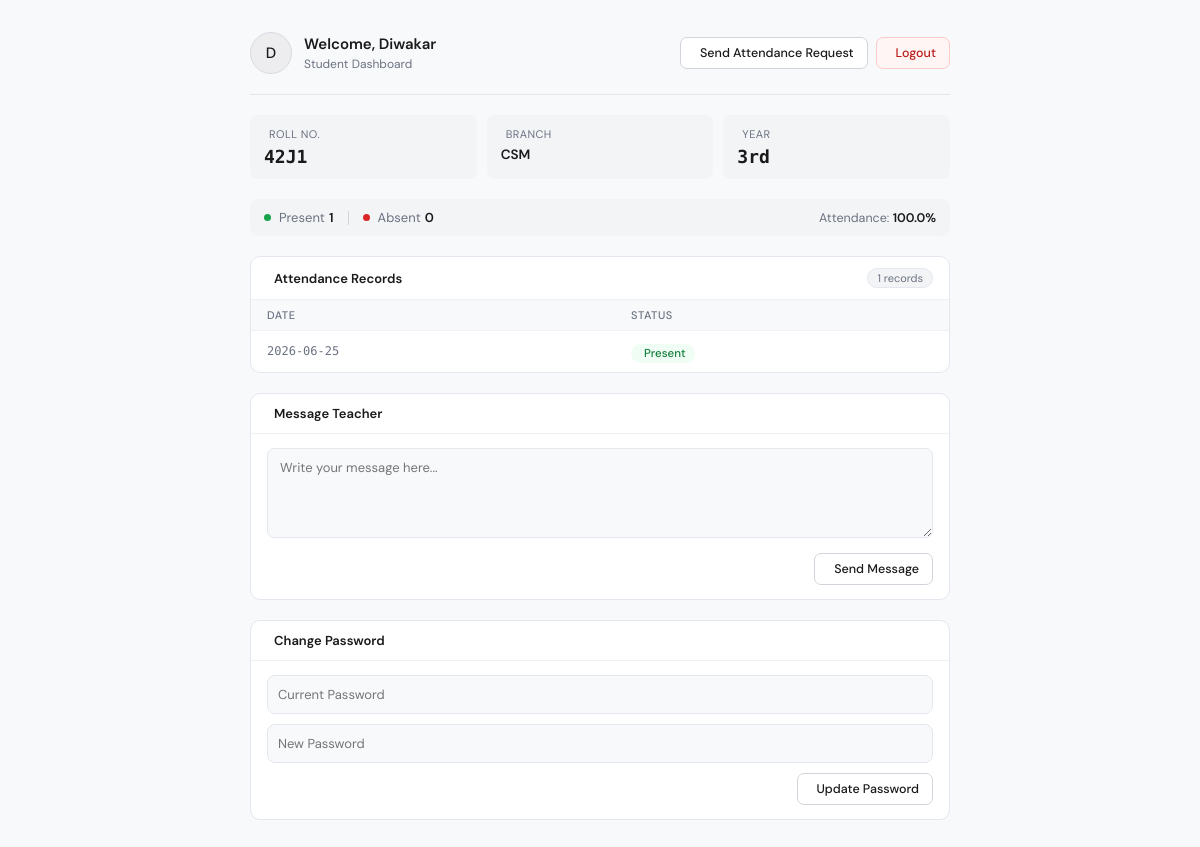
/student_dashboard (signed in), run on the app's committed database.
### tables this page shows
CREATE TABLE students (roll TEXT, name TEXT, branch TEXT, year TEXT, password TEXT, admin_id INTEGER);

CREATE TABLE attendance (
    roll TEXT,
    name TEXT,
    date TEXT,
    status TEXT
, admin_id INTEGER);

### app.py (the view)
@app.route("/student_dashboard")
def student_dashboard():
    if "student_roll" not in session:
        return redirect("/student_login")
    roll = session["student_roll"]
    conn = get_db()
    student = conn.execute(
        "SELECT * FROM students WHERE roll=?",
        (roll,)
    ).fetchone()
    attendance = conn.execute(
        "SELECT * FROM attendance WHERE roll=?",
        (roll,)
    ).fetchall()
    notices = conn.execute(
        "SELECT * FROM notices ORDER BY id DESC"
    ).fetchall()
    conn.close()
    return render_template(
        "student_dashboard.html",
        student=student,
        attendance=attendance,
        notices=notices
    )

### app.py (called while the page is built)
def get_db():
    return sqlite3.connect("attendance.db")

### templates/student_dashboard.html (shortened to what this page needs)
<!DOCTYPE html>
<html lang="en">
<head>
  <link rel="stylesheet" href="https://cdn.jsdelivr.net/npm/@tabler/icons-webfont@latest/tabler-icons.min.css">
</head>
<body>
<div class="dashboard">
  <div class="header">
    <div class="header-left">
      <div class="avatar">{{ student[1][0] }}</div>
      <div>
        <div class="header-title">Welcome, {{ student[1] }}</div>
        <div class="header-sub">Student Dashboard</div>
      </div>
    </div>
    <div class="header-actions">
      <form action="/send_request" method="post" style="margin:0">
        <button type="submit" class="btn">
           Send Attendance Request
        </button>
      </form>
      <a href="/student_logout" class="btn btn-logout">
         Logout
      </a>
    </div>
  </div>
  <div class="info-grid">
    <div class="info-card">
      <div class="info-label"> Roll No.</div>
      <div class="info-value">{{ student[0] }}</div>
    </div>
    <div class="info-card">
      <div class="info-label"> Branch</div>
      <div class="info-value text-val">{{ student[2] }}</div>
    </div>
    <div class="info-card">
      <div class="info-label"> Year</div>
      <div class="info-value">{{ student[3] }}</div>
    </div>
  </div>
  {% if attendance %}
  <div class="summary-bar">
    <span class="sum-item">
      <span class="dot dot-present"></span>
      Present <b>{{ attendance | selectattr('3', 'equalto', 'Present') | list | length }}</b>
    </span>
    <span class="sum-item">
      <span class="dot dot-absent"></span>
      Absent <b>{{ attendance | rejectattr('3', 'equalto', 'Present') | list | length }}</b>
    </span>
    <span class="pct-text">
      Attendance: <b>{{ ((attendance | selectattr('3', 'equalto', 'Present') | list | length) / (attendance | length) * 100) | round(1) }}%</b>
    </span>
  </div>
  {% endif %}
  <div class="card">
    <div class="card-header">
      <div class="card-title"> Attendance Records</div>
      <span class="record-pill">{{ attendance|length }} records</span>
    </div>
    {% if attendance %}
    <table>
      <thead>
        <tr><th>Date</th><th>Status</th></tr>
      </thead>
      <tbody>
        {% for a in attendance %}
        <tr>
          <td class="date-col">{{ a[2] }}</td>
          <td>
            {% if a[3]|lower == 'present' %}
              <span class="badge badge-present"> Present</span>
            {% else %}
              <span class="badge badge-absent"><i class="ti ti-circle-x"></i> Absent</span>
            {% endif %}
          </td>
        </tr>
        {% endfor %}
      </tbody>
    </table>
    {% else %}
    <div class="empty-state">
      <i class="ti ti-calendar-off"></i>
      <p>No attendance records found.</p>
    </div>
    {% endif %}
  </div>
  <div class="card">
    <div class="card-header">
      <div class="card-title"> Message Teacher</div>
    </div>
    <div class="msg-body">
      <form action="/send_message" method="post">
        <textarea name="message" rows="4" placeholder="Write your message here..." required></textarea>
        <div class="msg-footer">
          <button type="submit" class="btn">
             Send Message
          </button>
        </div>
      </form>
    </div>
  </div>
  <div class="card">
    <div class="card-header">
      <div class="card-title">
         Change Password
      </div>
    </div>
    <div class="msg-body">
      <form action="/change_password" method="post">
        <div class="pw-wrap">
          <input type="password" id="current_password" name="current_password" placeholder="Current Password" required>
        </div>
        <div class="pw-wrap">
          <input type="password" id="new_password" name="new_password" placeholder="New Password" required>
        </div>
        <div class="msg-footer">
          <button type="submit" class="btn">
             Update Password
          </button>
        </div>
      </form>
    </div>
  </div>
</div>
</body>
</html>

### templates/student_dashboard.html (style rules this page uses)
*, *::before, *::after { box-sizing: border-box; margin: 0; padding: 0; }
body { font-family: 'DM Sans', sans-serif; background: #F8F9FB; min-height: 100vh; padding: 2rem 1.5rem; color: #1a1a1a; }
.dashboard { max-width: 700px; margin: auto; }
.header { display: flex; align-items: center; justify-content: space-between; padding-bottom: 1.25rem; border-bottom: 1px solid #E4E7ED; margin-bottom: 1.25rem; flex-wrap: wrap; gap: 10px; }
.header-left { display: flex; align-items: center; gap: 12px; }
.avatar { width: 42px; height: 42px; border-radius: 50%; background: #EDEDF0; border: 1px solid #D8DBE2; display: flex; align-items: center; justify-content: center; font-size: 15px; font-weight: 500; color: #1a1a1a; flex-shrink: 0; }
.header-title { font-size: 15px; font-weight: 600; color: #1a1a1a; }
.header-sub { font-size: 12px; color: #6B7280; margin-top: 2px; }
.header-actions { display: flex; gap: 8px; flex-wrap: wrap; }
.btn { display: inline-flex; align-items: center; gap: 6px; font-size: 12.5px; padding: 7px 13px; border-radius: 7px; cursor: pointer; font-family: 'DM Sans', sans-serif; font-weight: 500; border: 1px solid #D1D5DB; background: #fff; color: #1a1a1a; text-decoration: none; transition: background .12s; }
.btn-logout { color: #B91C1C; border-color: #FECACA; background: #FFF5F5; }
.info-grid { display: grid; grid-template-columns: repeat(3, 1fr); gap: 10px; margin-bottom: 1.25rem; }
.info-card { background: #F3F4F6; border-radius: 8px; padding: 12px 14px; }
.info-label { font-size: 11px; color: #6B7280; margin-bottom: 5px; display: flex; align-items: center; gap: 5px; text-transform: uppercase; letter-spacing: .04em; }
.info-value { font-size: 18px; font-weight: 600; color: #1a1a1a; font-family: 'DM Mono', monospace; }
.info-value.text-val { font-size: 13.5px; font-family: 'DM Sans', sans-serif; }
.summary-bar { display: flex; align-items: center; gap: 14px; padding: 10px 14px; background: #F3F4F6; border-radius: 8px; margin-bottom: 1.25rem; font-size: 13px; flex-wrap: wrap; }
.dot { width: 7px; height: 7px; border-radius: 50%; display: inline-block; margin-right: 4px; }
.dot-present { background: #16A34A; }
.dot-absent { background: #DC2626; }
.sum-item { display: flex; align-items: center; gap: 4px; color: #6B7280; }
.sum-item b { color: #1a1a1a; font-weight: 600; }
.pct-text { margin-left: auto; font-size: 12.5px; color: #6B7280; }
.pct-text b { color: #1a1a1a; font-weight: 600; }
.card { background: #fff; border: 1px solid #E4E7ED; border-radius: 10px; overflow: hidden; margin-bottom: 1.25rem; }
.card-header { padding: 11px 16px; border-bottom: 1px solid #F0F1F4; display: flex; align-items: center; justify-content: space-between; }
.card-title { font-size: 13px; font-weight: 600; color: #1a1a1a; display: flex; align-items: center; gap: 7px; }
.record-pill { font-size: 11px; color: #6B7280; background: #F3F4F6; border-radius: 20px; padding: 2px 9px; border: 1px solid #E4E7ED; }
table { width: 100%; border-collapse: collapse; font-size: 13px; }
thead tr { background: #F8F9FB; }
th { padding: 8px 16px; text-align: left; font-weight: 500; color: #6B7280; font-size: 11px; text-transform: uppercase; letter-spacing: .05em; }
tbody tr { border-top: 1px solid #F0F1F4; }
td { padding: 9px 16px; color: #1a1a1a; }
td.date-col { font-family: 'DM Mono', monospace; font-size: 12px; color: #6B7280; }
.badge { display: inline-flex; align-items: center; gap: 4px; font-size: 11.5px; font-weight: 500; padding: 2px 9px; border-radius: 20px; }
.badge-present { background: #F0FDF4; color: #15803D; }
.msg-body { padding: 14px 16px; }
.msg-body textarea { width: 100%; min-height: 90px; resize: vertical; font-size: 13px; font-family: 'DM Sans', sans-serif; background: #F8F9FB; border: 1px solid #E4E7ED; border-radius: 7px; padding: 10px 12px; color: #1a1a1a; outline: none; transition: border .12s; }
.msg-footer { display: flex; justify-content: flex-end; margin-top: 10px; }
.pw-wrap { position: relative; margin-bottom: 10px; }
.pw-wrap input { width: 100%; padding: 10px 40px 10px 10px; border: 1px solid #E4E7ED; border-radius: 8px; font-size: 13px; font-family: 'DM Sans', sans-serif; background: #F8F9FB; color: #1a1a1a; outline: none; transition: border .12s; }

### data on the page
students: name "D", name "Diwakar", roll "42J1", branch "CSM", year "3rd"
attendance: date "2026-06-25", status "Present"

### other printed values
{{ attendance | selectattr('3', 'equalto', 'Present') | list | length }} "1"
{{ attendance | rejectattr('3', 'equalto', 'Present') | list | length }} "0"
{{ attendance|length }} "1"
